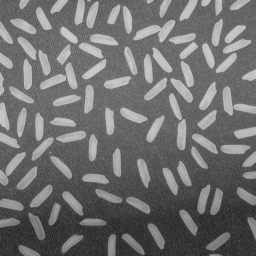
#> input picture basic/rice.png, 256 x 256 px, found by its file name
$ python tensorop.py
#> lines starting #> are read from the running program, lines starting #| are printed output that depends on the picture; after the words box and inside, x2 and y2 are one past the last pixel; in counts of white or black regions, pixels touching at a corner belong together
# -*- coding: utf-8 -*-

import numpy as np


def nmodeprod(X, M, n):
    """
    Calculates the n-Mode Product of a Tensor X with a Matrix M
    B = nmodeprod(X, M, n)
    B = X (x)_n M .. According to the Definition in De Lathauwer (2000)
    with:
    :param X:    (I_1 x I_2 x .. I_n x .. I_N) .. ->  n is in [1..N]
    :param M:    (J   x I_n)
    :param B:    (I_1 x I_2 x .. J x   .. I_N)
    note: "(x)_n" is the operator between the tensor and the matrix
    """
    ashape = X.shape
    order = len(ashape)
    mshape = M.shape
    assert n <= order-1 and n >= 0, \
        "Mode n = %d should be no larger than order(X) = %d" % (n, order)
    assert ashape[n] == mshape[1], \
        "The nth dimension of X should be equal to the number of columns " \
        "in M while %d vs %d" % (ashape[n], mshape[1])

    if (n == 0):
        newshape = np.arange(order)
        oldshape = newshape
    elif (n == order-1):
        newshape = [n] + list(np.arange(n))
        oldshape = list(1+np.arange(n)) + [0]
    else:
        newshape = [n] + list(np.arange(n)) + list(np.arange(n+1, order))
        oldshape = list(1+np.arange(n)) + [0] + list(np.arange(n+1, order))

    Xn = np.transpose(X, newshape)
    B = np.dot(M, Xn)
    B = np.transpose(B, oldshape)

    return B


if __name__ == "__main__":

    from PIL import Image
    import matplotlib.pyplot as plt

    imfile = 'basic/rice.png'
    im = Image.open(imfile)
#> im is the input picture: PIL image 256x256 L; min 40, max 204, mean 111.2
    im = np.asarray(im)
    im = im.astype(np.float32) / 255.0
#> im: shape (256, 256) float32
    sx, sy = im.shape
#> sx = 256; sy = 256

    gradmatx = np.zeros((sx, sx-1))
    gradmatx[:sx-1, :sx-1] = gradmatx[:sx-1, :sx-1] + np.eye(sx-1)
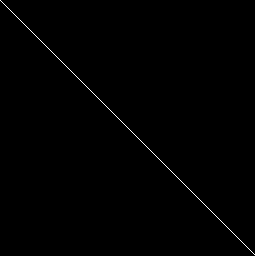
#> gradmatx: shape (256, 255) float64; values 0 (black) and 1 (white), 0.39% white in thin lines or dots
    gradmatx[1:sx , :sx-1] = gradmatx[1:sx , :sx-1] - np.eye(sx-1)
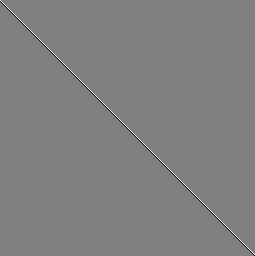
#> gradmatx: shape (256, 255) float64; 0.39% of pixels changed, all inside (x1, y1, x2, y2) = (0, 1, 255, 256); drawn with min black and max white
    gradmaty = np.zeros((sy-1, sy))
    gradmaty[:sy-1, :sy-1] = gradmaty[:sy-1, :sy-1] + np.eye(sy-1)
    gradmaty[:sy-1, 1:sy ] = gradmaty[:sy-1, 1:sy ] - np.eye(sy-1)
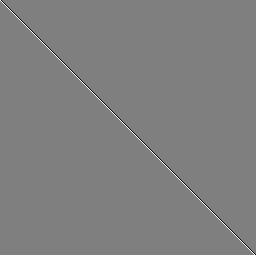
#> gradmaty: shape (255, 256) float64; min -1, max 1, mean 0; drawn with min black and max white

    gradmat = 2*gradmaty
    imgradx = nmodeprod(im, gradmat, 1)
#> in nmodeprod, `Xn = np.transpose(X, newshape)`:
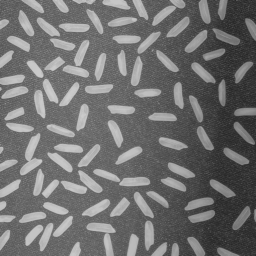
#> Xn: shape (256, 256) float32; min 0.157, max 0.8, mean 0.436
#> in nmodeprod, `B = np.transpose(B, oldshape)`:
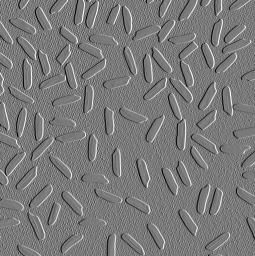
#> B: shape (256, 255) float64; min -0.62, max 0.675, mean 0.000453; drawn with min black and max white
    imgrady = nmodeprod(im, gradmat, 0)
#> call 2 of nmodeprod, with n = 0
#> in nmodeprod (call 2), `B = np.dot(M, Xn)`:
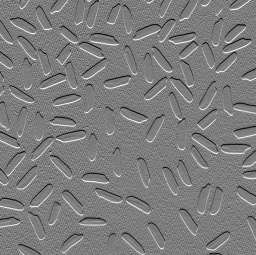
#> B: shape (255, 256) float64; min -0.58, max 0.604, mean 0.00194; drawn with min black and max white
    imgradxy = nmodeprod(nmodeprod(im, gradmat, 1), gradmat, 0)
#> call 4 of nmodeprod, with n = 0
#> in nmodeprod (call 4), `ashape = X.shape`: ashape = (256, 255)
#> in nmodeprod (call 4), `B = np.dot(M, Xn)`:
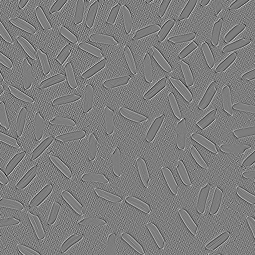
#> B: shape (255, 255) float64; min -1.43, max 1.46, mean 3.14e-06; drawn with min black and max white

    plt.figure()
    ax = plt.subplot(221); ax.imshow(im)
    ax = plt.subplot(222); ax.imshow(imgradx)
    ax = plt.subplot(223); ax.imshow(imgrady)
    ax = plt.subplot(224); ax.imshow(imgradxy)
    plt.show()
